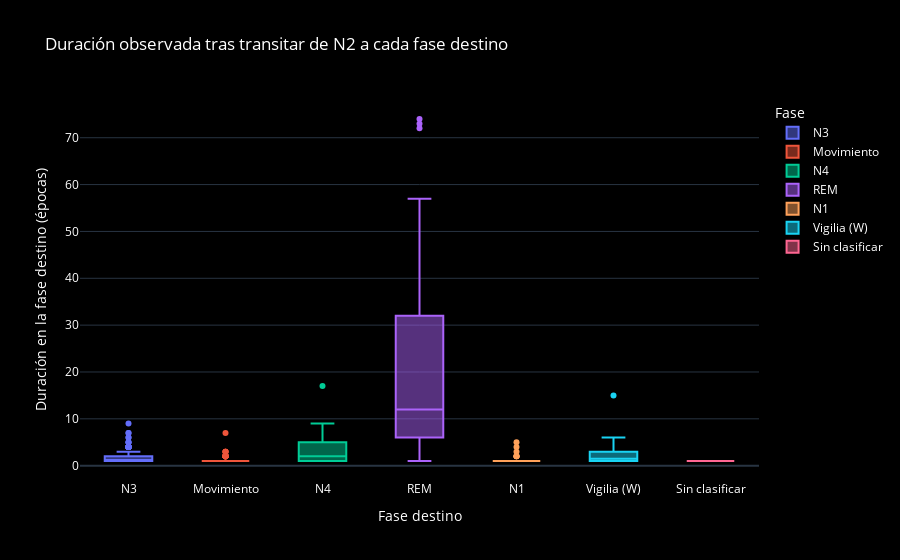
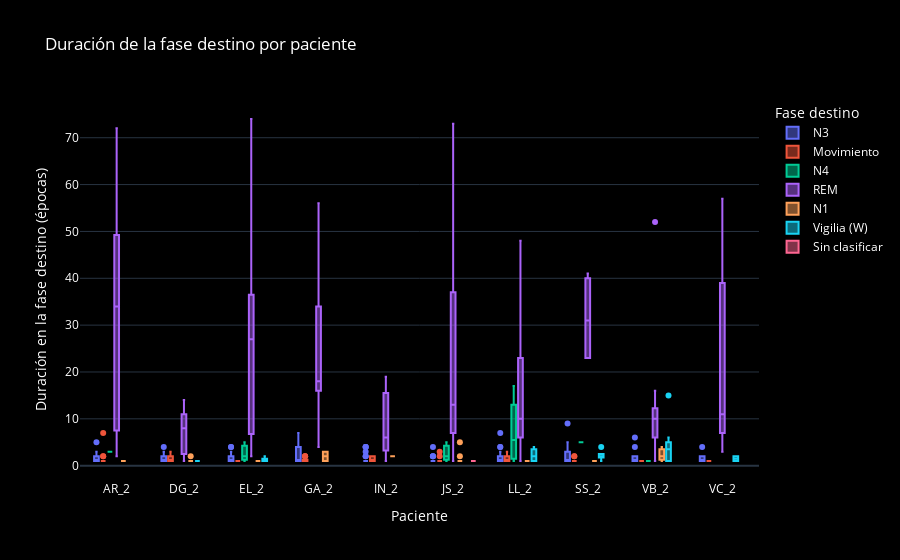

The notebook cell these images were saved under, in order:
### Code cell
df_destinos_box = construir_dataframe_destinos(segmentos_destino_por_paciente)

if df_destinos_box.empty:
    print("No hay datos suficientes para graficar las fases destino.")
else:
    fig_destinos = px.box(
        df_destinos_box,
        x="Etiqueta",
        y="Duración destino",
        color="Etiqueta",
        points="outliers",
        title="Duración observada tras transitar de N2 a cada fase destino",
        template="plotly_dark"
    )
    fig_destinos.update_layout(
        xaxis_title="Fase destino",
        yaxis_title="Duración en la fase destino (épocas)",
        paper_bgcolor="black",
        plot_bgcolor="black",
        legend_title_text="Fase",
        font=dict(color="white")
    )
    fig_destinos.show()

    fig_destinos_pacientes = px.box(
        df_destinos_box,
        x="Paciente",
        y="Duración destino",
        color="Etiqueta",
        points="outliers",
        title="Duración de la fase destino por paciente",
        template="plotly_dark"
    )
    fig_destinos_pacientes.update_layout(
        xaxis_title="Paciente",
        yaxis_title="Duración en la fase destino (épocas)",
        paper_bgcolor="black",
        plot_bgcolor="black",
        legend_title_text="Fase destino",
        font=dict(color="white")
    )
    fig_destinos_pacientes.show()

### Figure 1 — Plotly figure (JSON) as saved in the notebook; plotly's stock layout.template omitted (floating-point values rounded to 4 significant figures; data arrays with more than 128 entries replaced by an {"elided": "..."} marker saying what was removed)
{"data": [{"alignmentgroup": "True", "boxpoints": "outliers", "hovertemplate": "Etiqueta=%{x}<br>Duración destino=%{y}<extra></extra>", "legendgroup": "N3", "marker": {"color": "#636efa"}, "name": "N3", "notched": false, "offsetgroup": "N3", "orientation": "v", "showlegend": true, "type": "box", "x": {"elided": "223 str values"}, "x0": " ", "xaxis": "x", "y": {"elided": "223 int values"}, "y0": " ", "yaxis": "y"}, {"alignmentgroup": "True", "boxpoints": "outliers", "hovertemplate": "Etiqueta=%{x}<br>Duración destino=%{y}<extra></extra>", "legendgroup": "Movimiento", "marker": {"color": "#EF553B"}, "name": "Movimiento", "notched": false, "offsetgroup": "Movimiento", "orientation": "v", "showlegend": true, "type": "box", "x": {"elided": "135 str values"}, "x0": " ", "xaxis": "x", "y": {"elided": "135 int values"}, "y0": " ", "yaxis": "y"}, {"alignmentgroup": "True", "boxpoints": "outliers", "hovertemplate": "Etiqueta=%{x}<br>Duración destino=%{y}<extra></extra>", "legendgroup": "N4", "marker": {"color": "#00cc96"}, "name": "N4", "notched": false, "offsetgroup": "N4", "orientation": "v", "showlegend": true, "type": "box", "x": ["N4", "N4", "N4", "N4", "N4", "N4", "N4", "N4", "N4", "N4", "N4", "N4", "N4"], "x0": " ", "xaxis": "x", "y": [3, 1, 5, 2, 2, 1, 5, 9, 2, 17, 1, 5, 1], "y0": " ", "yaxis": "y"}, {"alignmentgroup": "True", "boxpoints": "outliers", "hovertemplate": "Etiqueta=%{x}<br>Duración destino=%{y}<extra></extra>", "legendgroup": "REM", "marker": {"color": "#ab63fa"}, "name": "REM", "notched": false, "offsetgroup": "REM", "orientation": "v", "showlegend": true, "type": "box", "x": ["REM", "REM", "REM", "REM", "REM", "REM", "REM", "REM", "REM", "REM", "REM", "REM", "REM", "REM", "REM", "REM", "REM", "REM", "REM", "REM", "REM", "REM", "REM", "REM", "REM", "REM", "REM", "REM", "REM", "REM", "REM", "REM", "REM", "REM", "REM", "REM", "REM", "REM", "REM", "REM", "REM", "REM", "REM", "REM", "REM", "REM", "REM", "REM", "REM", "REM", "REM", "REM", "REM", "REM", "REM", "REM", "REM", "REM", "REM", "REM", "REM", "REM", "REM", "REM", "REM", "REM", "REM", "REM", "REM", "REM", "REM", "REM", "REM", "REM"], "x0": " ", "xaxis": "x", "y": [72, 34, 2, 2, 50, 47, 24, 1, 7, 8, 12, 1, 8, 14, 21, 2, 2, 27, 74, 38, 32, 4, 34, 16, 20, 16, 56, 1, 6, 17, 4, 3, 11, 19, 13, 1, 73, 38, 34, 10, 6, 27, 22, 1, 8, 23, 48, 9, 11, 6, 2, 23, 39, 23, 41, 6, 1, 11, 6, 16, 6, 10, 11, 52, 7, 3, 57, 5, 8, 39, 10, 16, 12, 41], "y0": " ", "yaxis": "y"}, {"alignmentgroup": "True", "boxpoints": "outliers", "hovertemplate": "Etiqueta=%{x}<br>Duración destino=%{y}<extra></extra>", "legendgroup": "N1", "marker": {"color": "#FFA15A"}, "name": "N1", "notched": false, "offsetgroup": "N1", "orientation": "v", "showlegend": true, "type": "box", "x": ["N1", "N1", "N1", "N1", "N1", "N1", "N1", "N1", "N1", "N1", "N1", "N1", "N1", "N1", "N1", "N1", "N1", "N1", "N1", "N1", "N1", "N1", "N1", "N1", "N1", "N1", "N1", "N1", "N1", "N1", "N1", "N1", "N1"], "x0": " ", "xaxis": "x", "y": [1, 1, 1, 1, 1, 1, 1, 2, 1, 1, 1, 1, 1, 1, 3, 2, 1, 1, 2, 1, 1, 1, 1, 1, 5, 1, 1, 1, 1, 1, 4, 2, 1], "y0": " ", "yaxis": "y"}, {"alignmentgroup": "True", "boxpoints": "outliers", "hovertemplate": "Etiqueta=%{x}<br>Duración destino=%{y}<extra></extra>", "legendgroup": "Vigilia (W)", "marker": {"color": "#19d3f3"}, "name": "Vigilia (W)", "notched": false, "offsetgroup": "Vigilia (W)", "orientation": "v", "showlegend": true, "type": "box", "x": ["Vigilia (W)", "Vigilia (W)", "Vigilia (W)", "Vigilia (W)", "Vigilia (W)", "Vigilia (W)", "Vigilia (W)", "Vigilia (W)", "Vigilia (W)", "Vigilia (W)", "Vigilia (W)", "Vigilia (W)", "Vigilia (W)", "Vigilia (W)", "Vigilia (W)", "Vigilia (W)", "Vigilia (W)", "Vigilia (W)", "Vigilia (W)", "Vigilia (W)", "Vigilia (W)", "Vigilia (W)", "Vigilia (W)", "Vigilia (W)", "Vigilia (W)", "Vigilia (W)"], "x0": " ", "xaxis": "x", "y": [1, 1, 1, 1, 2, 1, 1, 1, 3, 1, 4, 4, 2, 2, 2, 1, 1, 4, 1, 3, 15, 1, 4, 6, 2, 1], "y0": " ", "yaxis": "y"}, {"alignmentgroup": "True", "boxpoints": "outliers", "hovertemplate": "Etiqueta=%{x}<br>Duración destino=%{y}<extra></extra>", "legendgroup": "Sin clasificar", "marker": {"color": "#FF6692"}, "name": "Sin clasificar", "notched": false, "offsetgroup": "Sin clasificar", "orientation": "v", "showlegend": true, "type": "box", "x": ["Sin clasificar"], "x0": " ", "xaxis": "x", "y": [1], "y0": " ", "yaxis": "y"}], "layout": {"boxmode": "overlay", "font": {"color": "white"}, "legend": {"title": {"text": "Fase"}, "tracegroupgap": 0}, "paper_bgcolor": "black", "plot_bgcolor": "black", "title": {"text": "Duración observada tras transitar de N2 a cada fase destino"}, "xaxis": {"anchor": "y", "categoryarray": ["N3", "Movimiento", "N4", "REM", "N1", "Vigilia (W)", "Sin clasificar"], "categoryorder": "array", "domain": [0, 1], "title": {"text": "Fase destino"}}, "yaxis": {"anchor": "x", "domain": [0, 1], "title": {"text": "Duración en la fase destino (épocas)"}}}}

### Figure 2 — Plotly figure (JSON) as saved in the notebook; plotly's stock layout.template omitted (floating-point values rounded to 4 significant figures; data arrays with more than 128 entries replaced by an {"elided": "..."} marker saying what was removed)
{"data": [{"alignmentgroup": "True", "boxpoints": "outliers", "hovertemplate": "Etiqueta=N3<br>Paciente=%{x}<br>Duración destino=%{y}<extra></extra>", "legendgroup": "N3", "marker": {"color": "#636efa"}, "name": "N3", "notched": false, "offsetgroup": "N3", "orientation": "v", "showlegend": true, "type": "box", "x": {"elided": "223 str values"}, "x0": " ", "xaxis": "x", "y": {"elided": "223 int values"}, "y0": " ", "yaxis": "y"}, {"alignmentgroup": "True", "boxpoints": "outliers", "hovertemplate": "Etiqueta=Movimiento<br>Paciente=%{x}<br>Duración destino=%{y}<extra></extra>", "legendgroup": "Movimiento", "marker": {"color": "#EF553B"}, "name": "Movimiento", "notched": false, "offsetgroup": "Movimiento", "orientation": "v", "showlegend": true, "type": "box", "x": {"elided": "135 str values"}, "x0": " ", "xaxis": "x", "y": {"elided": "135 int values"}, "y0": " ", "yaxis": "y"}, {"alignmentgroup": "True", "boxpoints": "outliers", "hovertemplate": "Etiqueta=N4<br>Paciente=%{x}<br>Duración destino=%{y}<extra></extra>", "legendgroup": "N4", "marker": {"color": "#00cc96"}, "name": "N4", "notched": false, "offsetgroup": "N4", "orientation": "v", "showlegend": true, "type": "box", "x": ["AR_2", "EL_2", "EL_2", "EL_2", "JS_2", "JS_2", "JS_2", "LL_2", "LL_2", "LL_2", "LL_2", "SS_2", "VB_2"], "x0": " ", "xaxis": "x", "y": [3, 1, 5, 2, 2, 1, 5, 9, 2, 17, 1, 5, 1], "y0": " ", "yaxis": "y"}, {"alignmentgroup": "True", "boxpoints": "outliers", "hovertemplate": "Etiqueta=REM<br>Paciente=%{x}<br>Duración destino=%{y}<extra></extra>", "legendgroup": "REM", "marker": {"color": "#ab63fa"}, "name": "REM", "notched": false, "offsetgroup": "REM", "orientation": "v", "showlegend": true, "type": "box", "x": ["AR_2", "AR_2", "AR_2", "AR_2", "AR_2", "AR_2", "AR_2", "DG_2", "DG_2", "DG_2", "DG_2", "DG_2", "DG_2", "DG_2", "EL_2", "EL_2", "EL_2", "EL_2", "EL_2", "EL_2", "EL_2", "GA_2", "GA_2", "GA_2", "GA_2", "GA_2", "GA_2", "IN_2", "IN_2", "IN_2", "IN_2", "IN_2", "IN_2", "IN_2", "JS_2", "JS_2", "JS_2", "JS_2", "JS_2", "JS_2", "JS_2", "LL_2", "LL_2", "LL_2", "LL_2", "LL_2", "LL_2", "LL_2", "LL_2", "LL_2", "LL_2", "SS_2", "SS_2", "SS_2", "SS_2", "VB_2", "VB_2", "VB_2", "VB_2", "VB_2", "VB_2", "VB_2", "VB_2", "VB_2", "VC_2", "VC_2", "VC_2", "VC_2", "VC_2", "VC_2", "VC_2", "VC_2", "VC_2", "VC_2"], "x0": " ", "xaxis": "x", "y": [72, 34, 2, 2, 50, 47, 24, 1, 7, 8, 12, 1, 8, 14, 21, 2, 2, 27, 74, 38, 32, 4, 34, 16, 20, 16, 56, 1, 6, 17, 4, 3, 11, 19, 13, 1, 73, 38, 34, 10, 6, 27, 22, 1, 8, 23, 48, 9, 11, 6, 2, 23, 39, 23, 41, 6, 1, 11, 6, 16, 6, 10, 11, 52, 7, 3, 57, 5, 8, 39, 10, 16, 12, 41], "y0": " ", "yaxis": "y"}, {"alignmentgroup": "True", "boxpoints": "outliers", "hovertemplate": "Etiqueta=N1<br>Paciente=%{x}<br>Duración destino=%{y}<extra></extra>", "legendgroup": "N1", "marker": {"color": "#FFA15A"}, "name": "N1", "notched": false, "offsetgroup": "N1", "orientation": "v", "showlegend": true, "type": "box", "x": ["AR_2", "AR_2", "DG_2", "DG_2", "DG_2", "DG_2", "DG_2", "DG_2", "DG_2", "DG_2", "EL_2", "EL_2", "EL_2", "GA_2", "GA_2", "IN_2", "JS_2", "JS_2", "JS_2", "JS_2", "JS_2", "JS_2", "JS_2", "JS_2", "JS_2", "JS_2", "LL_2", "LL_2", "LL_2", "SS_2", "VB_2", "VB_2", "VB_2"], "x0": " ", "xaxis": "x", "y": [1, 1, 1, 1, 1, 1, 1, 2, 1, 1, 1, 1, 1, 1, 3, 2, 1, 1, 2, 1, 1, 1, 1, 1, 5, 1, 1, 1, 1, 1, 4, 2, 1], "y0": " ", "yaxis": "y"}, {"alignmentgroup": "True", "boxpoints": "outliers", "hovertemplate": "Etiqueta=Vigilia (W)<br>Paciente=%{x}<br>Duración destino=%{y}<extra></extra>", "legendgroup": "Vigilia (W)", "marker": {"color": "#19d3f3"}, "name": "Vigilia (W)", "notched": false, "offsetgroup": "Vigilia (W)", "orientation": "v", "showlegend": true, "type": "box", "x": ["DG_2", "DG_2", "DG_2", "EL_2", "EL_2", "EL_2", "EL_2", "LL_2", "LL_2", "LL_2", "LL_2", "SS_2", "SS_2", "SS_2", "SS_2", "SS_2", "VB_2", "VB_2", "VB_2", "VB_2", "VB_2", "VB_2", "VB_2", "VB_2", "VC_2", "VC_2"], "x0": " ", "xaxis": "x", "y": [1, 1, 1, 1, 2, 1, 1, 1, 3, 1, 4, 4, 2, 2, 2, 1, 1, 4, 1, 3, 15, 1, 4, 6, 2, 1], "y0": " ", "yaxis": "y"}, {"alignmentgroup": "True", "boxpoints": "outliers", "hovertemplate": "Etiqueta=Sin clasificar<br>Paciente=%{x}<br>Duración destino=%{y}<extra></extra>", "legendgroup": "Sin clasificar", "marker": {"color": "#FF6692"}, "name": "Sin clasificar", "notched": false, "offsetgroup": "Sin clasificar", "orientation": "v", "showlegend": true, "type": "box", "x": ["JS_2"], "x0": " ", "xaxis": "x", "y": [1], "y0": " ", "yaxis": "y"}], "layout": {"boxmode": "group", "font": {"color": "white"}, "legend": {"title": {"text": "Fase destino"}, "tracegroupgap": 0}, "paper_bgcolor": "black", "plot_bgcolor": "black", "title": {"text": "Duración de la fase destino por paciente"}, "xaxis": {"anchor": "y", "domain": [0, 1], "title": {"text": "Paciente"}}, "yaxis": {"anchor": "x", "domain": [0, 1], "title": {"text": "Duración en la fase destino (épocas)"}}}}
